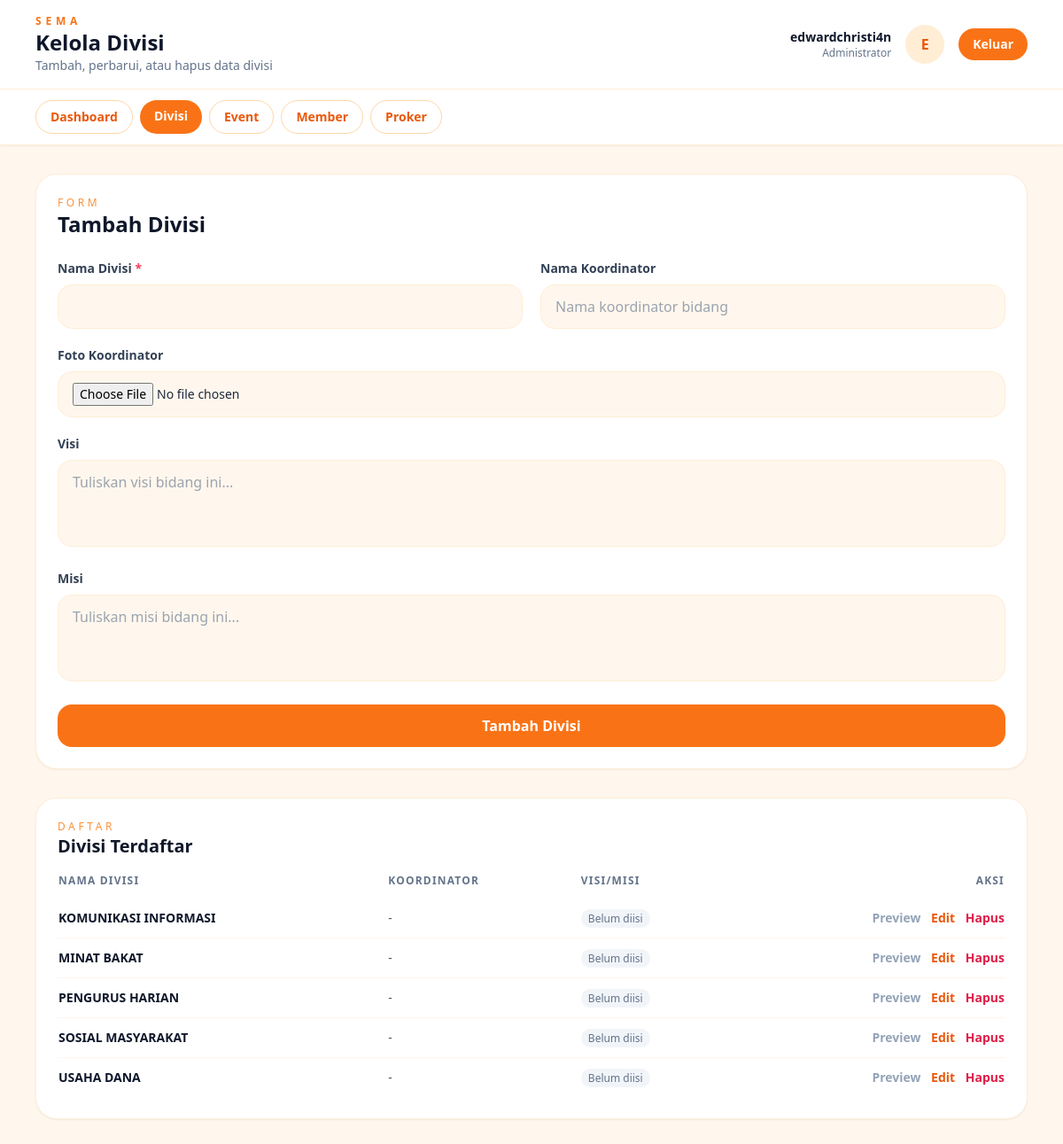
Screenshot of /admin/divisi/index.php (signed in) with the database file from the repository.
### tables this page shows
CREATE TABLE `divisi` (
  `id_divisi` int(11) NOT NULL,
  `nama_divisi` varchar(100) NOT NULL
);

### admin/divisi/index.php (the view, shortened to what this page needs)
<?php
require_once __DIR__ . '/../../config/database.php';
function h(?string $value): string { return htmlspecialchars($value ?? '', ENT_QUOTES, 'UTF-8'); }
$divisiList = mysqli_fetch_all(mysqli_query($conn, 'SELECT * FROM divisi ORDER BY nama_divisi ASC'), MYSQLI_ASSOC);
$editDivisi = null;
$adminName = h($_SESSION['admin_username'] ?? 'Admin');
$initial   = strtoupper(substr($adminName, 0, 1));
$activePage = 'divisi';
$navLinks = [
    ['label' => 'Dashboard', 'href' => '../dashboard.php',      'key' => 'dashboard'],
    ['label' => 'Divisi',    'href' => 'index.php',             'key' => 'divisi'],
    ['label' => 'Event',     'href' => '../event/index.php',    'key' => 'event'],
    ['label' => 'Member',    'href' => '../member/index.php',   'key' => 'member'],
    ['label' => 'Proker',    'href' => '../proker/index.php',   'key' => 'proker'],
];
?>
<!DOCTYPE html>
<html lang="id">
<head>
    <script src="https://cdn.tailwindcss.com"></script>
</head>
<body class="bg-orange-50 min-h-screen text-slate-800">
    <header class="bg-white border-b border-orange-100 shadow-sm sticky top-0 z-10">
        <div class="max-w-6xl mx-auto px-4 py-4 flex flex-wrap gap-4 items-center justify-between">
            <div>
                <p class="text-xs font-semibold tracking-[0.4em] text-orange-500">SEMA</p>
                <h1 class="text-2xl font-semibold text-slate-900">Kelola Divisi</h1>
                <p class="text-sm text-slate-500">Tambah, perbarui, atau hapus data divisi</p>
            </div>
            <div class="flex items-center gap-4">
                <div class="text-right">
                    <p class="text-sm font-semibold text-slate-900"><?php echo $adminName; ?></p>
                    <p class="text-xs text-slate-500">Administrator</p>
                </div>
                <div class="w-11 h-11 rounded-full bg-orange-100 text-orange-600 font-semibold flex items-center justify-center"><?php echo $initial; ?></div>
                <a href="../dashboard.php?logout=1" class="px-4 py-2 text-sm font-semibold rounded-full bg-orange-500 text-white hover:bg-orange-600 transition">Keluar</a>
            </div>
        </div>
        <nav class="bg-white border-t border-orange-100">
            <div class="max-w-6xl mx-auto px-4 py-3 flex flex-wrap gap-2">
                <?php foreach ($navLinks as $link): ?>
                    <?php $isActive = $link['key'] === $activePage; ?>
                    <a href="<?php echo $link['href']; ?>" class="px-4 py-2 text-sm font-semibold rounded-full transition <?php echo $isActive ? 'bg-orange-500 text-white' : 'border border-orange-200 text-orange-600 hover:bg-orange-50'; ?>"><?php echo $link['label']; ?></a>
                <?php endforeach; ?>
            </div>
        </nav>
    </header>
    <main class="max-w-6xl mx-auto px-4 py-8 space-y-8">
        <section class="bg-white border border-orange-100 rounded-3xl p-6 shadow-sm">
            <div class="flex items-center justify-between mb-6">
                <div>
                    <p class="text-xs uppercase tracking-[0.3em] text-orange-400">Form</p>
                    <h2 class="text-2xl font-semibold text-slate-900"><?php echo $editDivisi ? 'Perbarui Divisi' : 'Tambah Divisi'; ?></h2>
                </div>
            </div>
            <form action="index.php" method="post" enctype="multipart/form-data" class="space-y-5">
                <div class="grid md:grid-cols-2 gap-5">
                    <div>
                        <label class="block text-sm font-semibold text-slate-700 mb-2">Nama Divisi <span class="text-rose-500">*</span></label>
                        <input type="text" name="nama_divisi" value="<?php echo $editDivisi ? h($editDivisi['nama_divisi']) : ''; ?>" class="w-full px-4 py-3 rounded-2xl border border-orange-100 focus:outline-none focus:ring-2 focus:ring-orange-400 bg-orange-50" required>
                    </div>
                    <div>
                        <label class="block text-sm font-semibold text-slate-700 mb-2">Nama Koordinator</label>
                        <input type="text" name="nama_koor" value="<?php echo $editDivisi ? h($editDivisi['nama_koor'] ?? '') : ''; ?>" placeholder="Nama koordinator bidang" class="w-full px-4 py-3 rounded-2xl border border-orange-100 focus:outline-none focus:ring-2 focus:ring-orange-400 bg-orange-50">
                    </div>
                </div>
                <div>
                    <label class="block text-sm font-semibold text-slate-700 mb-2">Foto Koordinator</label>
                    <input type="file" name="foto_koor" accept="image/*" class="w-full px-4 py-3 rounded-2xl border border-orange-100 bg-orange-50 text-sm">
                </div>
                <div>
                    <label class="block text-sm font-semibold text-slate-700 mb-2">Visi</label>
                    <textarea name="visi" rows="3" placeholder="Tuliskan visi bidang ini..." class="w-full px-4 py-3 rounded-2xl border border-orange-100 focus:outline-none focus:ring-2 focus:ring-orange-400 bg-orange-50 resize-none"><?php echo $editDivisi ? h($editDivisi['visi'] ?? '') : ''; ?></textarea>
                </div>
                <div>
                    <label class="block text-sm font-semibold text-slate-700 mb-2">Misi</label>
                    <textarea name="misi" rows="3" placeholder="Tuliskan misi bidang ini..." class="w-full px-4 py-3 rounded-2xl border border-orange-100 focus:outline-none focus:ring-2 focus:ring-orange-400 bg-orange-50 resize-none"><?php echo $editDivisi ? h($editDivisi['misi'] ?? '') : ''; ?></textarea>
                </div>
                <button type="submit" class="w-full px-4 py-3 rounded-2xl font-semibold text-white bg-orange-500 hover:bg-orange-600 transition">
                    <?php echo $editDivisi ? 'Simpan Perubahan' : 'Tambah Divisi'; ?>
                </button>
            </form>
        </section>
        <section class="bg-white border border-orange-100 rounded-3xl p-6 shadow-sm">
            <div class="mb-4">
                <p class="text-xs uppercase tracking-[0.3em] text-orange-400">Daftar</p>
                <h2 class="text-xl font-semibold text-slate-900">Divisi Terdaftar</h2>
            </div>
            <div class="overflow-x-auto">
                <table class="min-w-full text-sm">
                    <thead>
                        <tr class="text-left text-xs uppercase tracking-widest text-slate-500">
                            <th class="pb-3">Nama Divisi</th>
                            <th class="pb-3">Koordinator</th>
                            <th class="pb-3">Visi/Misi</th>
                            <th class="pb-3 text-right">Aksi</th>
                        </tr>
                    </thead>
                    <tbody class="divide-y divide-orange-50">
                        <?php foreach ($divisiList as $divisi): ?>
                        <tr class="hover:bg-orange-50/60">
                            <td class="py-3 font-semibold text-slate-900"><?php echo h($divisi['nama_divisi']); ?></td>
                            <td class="py-3 text-slate-600">
                                <?php if (!empty($divisi['foto_koor'])): ?>
                                    <div class="flex items-center gap-2">
                                        <img src="<?php echo h($divisi['foto_koor']); ?>" class="w-8 h-8 rounded-full object-cover border border-orange-100">
                                        <span><?php echo h($divisi['nama_koor'] ?? '-'); ?></span>
                                    </div>
                                <?php else: ?>
                                    <?php echo h($divisi['nama_koor'] ?? '-'); ?>
                                <?php endif; ?>
                            </td>
                            <td class="py-3 text-slate-500">
                                <?php echo !empty($divisi['visi']) ? '<span class="px-2 py-0.5 bg-green-50 text-green-700 rounded-full text-xs">Lengkap</span>' : '<span class="px-2 py-0.5 bg-slate-100 text-slate-500 rounded-full text-xs">Belum diisi</span>'; ?>
                            </td>
                            <td class="py-3 text-right space-x-2">
                                <a href="../../bidang-detail.php?id=<?php echo (int)$divisi['id_divisi']; ?>" target="_blank" class="text-sm font-semibold text-slate-400 hover:text-slate-600">Preview</a>
                                <a href="index.php?edit_divisi=<?php echo (int)$divisi['id_divisi']; ?>" class="text-sm font-semibold text-orange-600 hover:underline">Edit</a>
                                <form action="index.php" method="post" class="inline" onsubmit="return confirm('Hapus divisi ini?');">
                                    <button type="submit" class="text-sm font-semibold text-rose-600 hover:underline">Hapus</button>
                                </form>
                            </td>
                        </tr>
                        <?php endforeach; ?>
                    </tbody>
                </table>
            </div>
        </section>
    </main>
</body>
</html>

### rows the page displays
divisi: nama_divisi "KOMUNIKASI INFORMASI", nama_koor "-"
divisi: nama_divisi "MINAT BAKAT", nama_koor "-"
divisi: nama_divisi "PENGURUS HARIAN", nama_koor "-"
divisi: nama_divisi "SOSIAL MASYARAKAT", nama_koor "-"
divisi: nama_divisi "USAHA DANA", nama_koor "-"

### other values shown
$adminName "edwardchristi4n"
$initial "E"
$link['label'] "Dashboard"
$link['label'] "Divisi"
$link['label'] "Event"
$link['label'] "Member"
$link['label'] "Proker"
